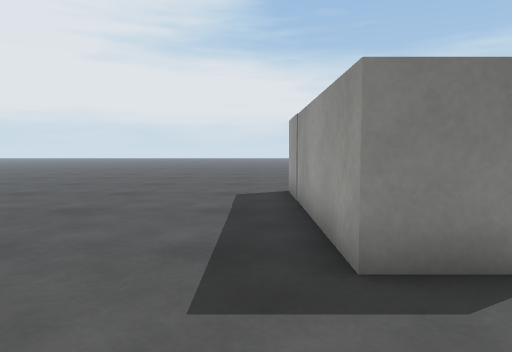
view 1 (above)

17 first-person views from a walk through a scene from a Unity 3-D project. The camera is 0.58 m above the floor, tilts 4° down and sees 70° across. The floor is counted in squares, 0.5 m on a side. Each view is taken from the middle of a square. On the plan, view 1 faces up. The plan holds only what a view shows up to about 14 squares ahead; the rest is blank. The place goes on beyond the plan. Some animated figures are left out. Surface patterns are stand-ins for the level's own textures.

view 2
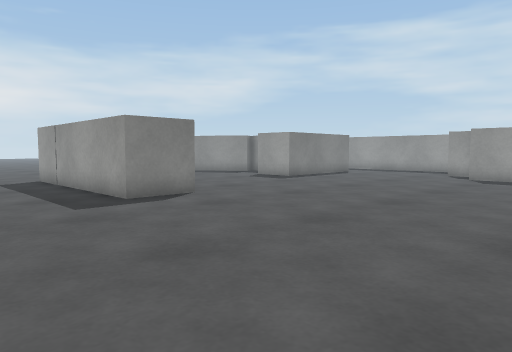

view 3
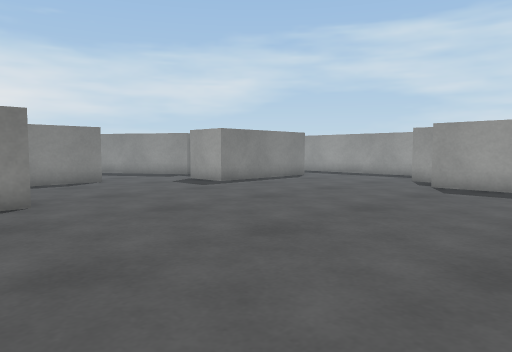

view 4
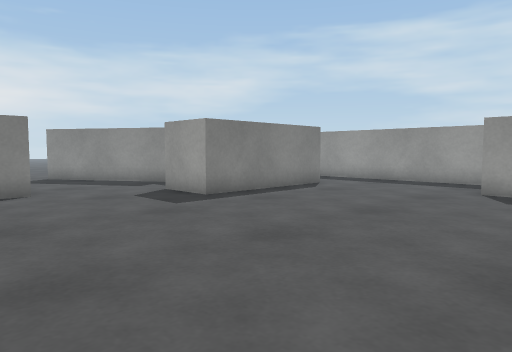

view 5
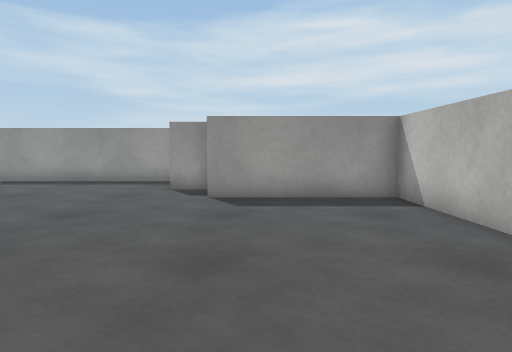

view 6
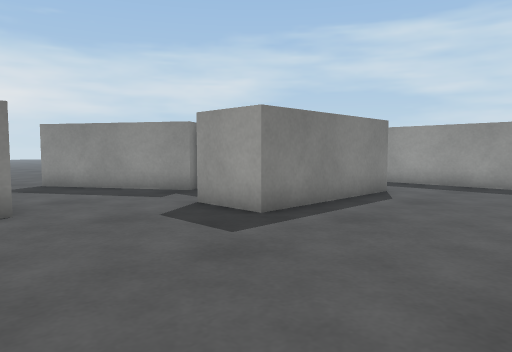

view 7
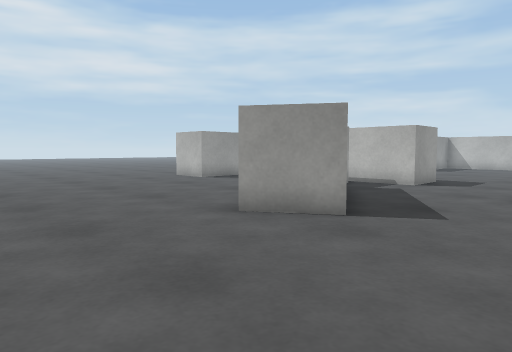

view 8
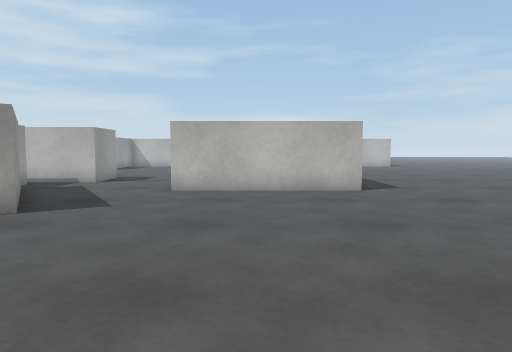

view 9
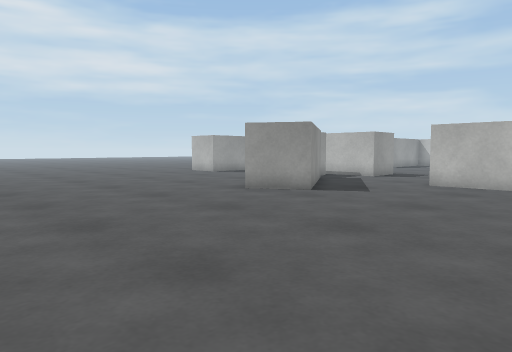

view 10
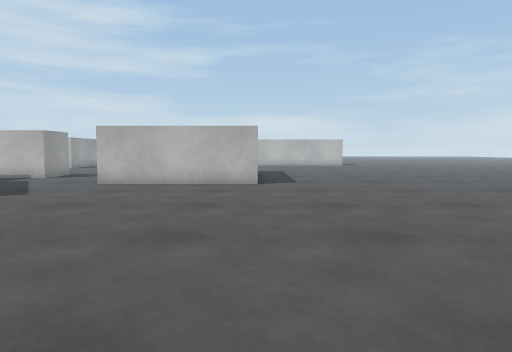

view 11
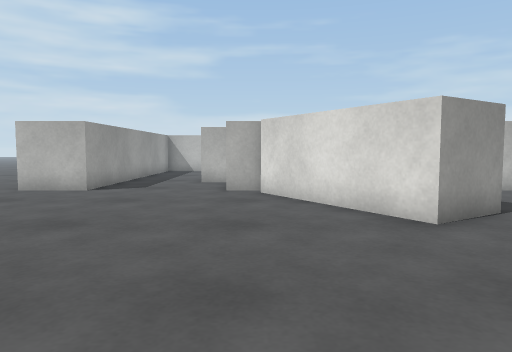

view 12
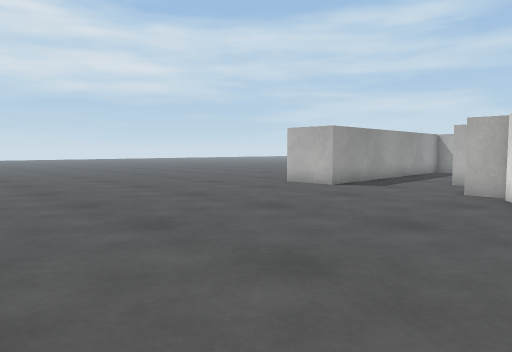

view 13
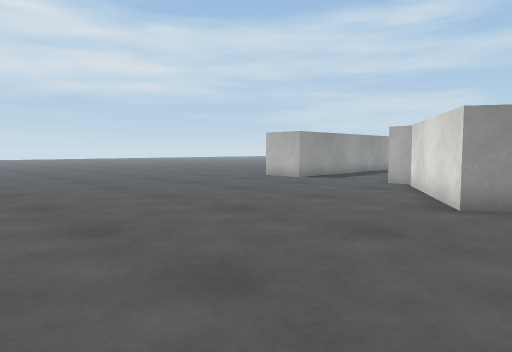

view 14
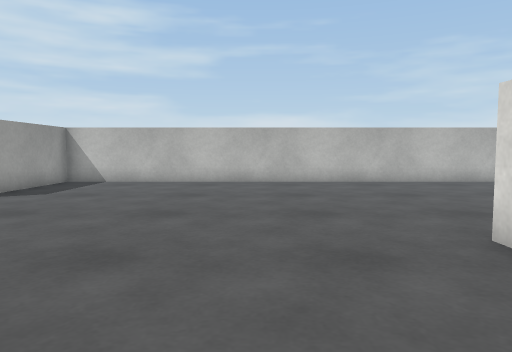

view 15
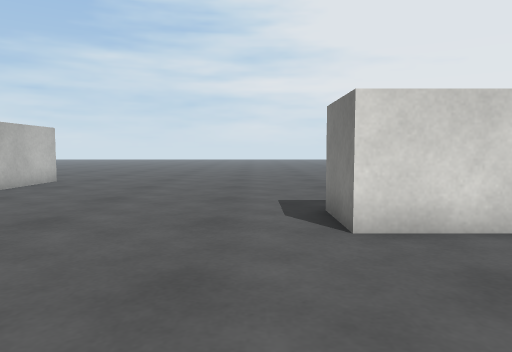

view 16
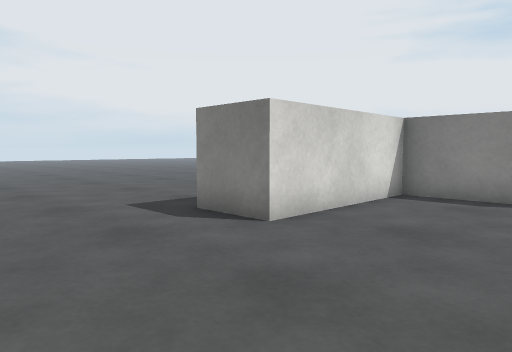

view 17
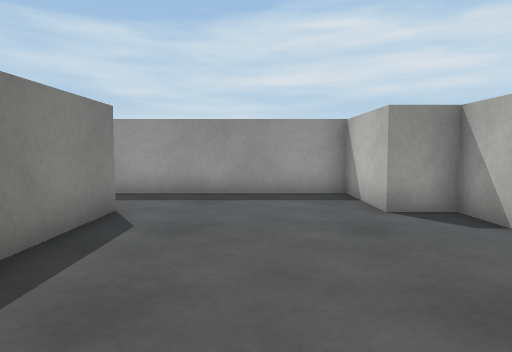

### Floor plan
Key: @ floor where view 1 was taken; # wall or solid block; . floor; O other object.
Columns run from 5 left of view 1 to 21 right of it. Each row starts with its distance up from view 1.
 23       .. ..  . ..
 22         ..............
 21     .......................
 20     .......................
 19    ........................
 18   .........................
 17   .........................
 16  ..........................
 15 ..............OO...........
 14 ..............O O..........
 13 ..............OOOO.........
 12 ...............O O.........
 11 ................O O........
 10 ......######....O OO...###.
  9 ......######.....O  ...#
  8 ......O O......OOO OO..#
  7 ......O O......O     ..#
  6 ......O O......OOOOOO..#
  5 ......O O..............#
  4 ......O O..............#
  3 ......OOO..............#
  2 .......................#
  1 .......................#
  0 .....@..............OOO
 -1 ..................OOO
 -2 ..................O
 -3 ..................O
 -4 ..................O
 -5 ..................O
 -6 ###################

Positions as (right, up) in squares from view 1, and headings:
1: (0, 0), facing up
2: (-3, -5), facing up-right
3: (1, -5), facing up-right
4: (4, -2), facing up-right
5: (4, -2), facing right
6: (5, 1), facing up-right
7: (5, 20), facing down-right
8: (4, 21), facing down
9: (2, 23), facing down-right
10: (1, 23), facing down
11: (13, 21), facing down
12: (11, 21), facing down-right
13: (8, 23), facing down-right
14: (6, 8), facing down
15: (8, 2), facing left
16: (7, -1), facing up-left
17: (8, 3), facing right
